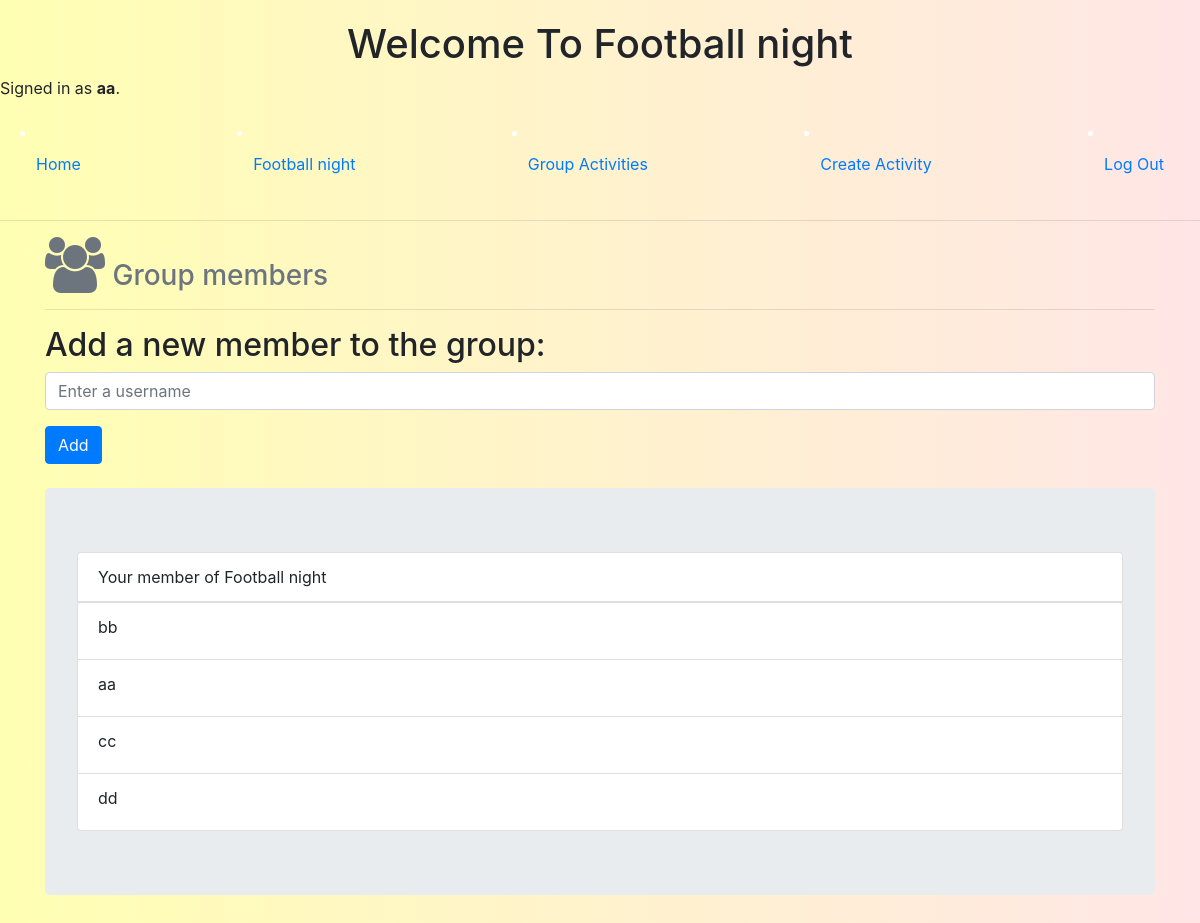
Page /showGroup/14 (signed in) on the committed database.
### GroupPlanner/models.py (models this page shows, shortened)
class Group(models.Model):
    groupName = models.CharField(max_length=50)
    timestamp = models.DateTimeField(auto_now_add = True)
    groupAdmin = models.CharField(max_length=50,blank=True, null=True)
    members = models.ManyToManyField(User, blank=True)
    category = models.CharField(max_length=15)

class User(AbstractUser):
    pass

### GroupPlanner/views.py (the view)
# urls.py: path("showGroup/<int:groupId>", views.showGroup, name="showGroup"),
@login_required
def showGroup(request, groupId):
    try:
        group = Group.objects.get(pk=groupId)
        numOfMembers = group.members.all().count()
        if numOfMembers > 0:
            members = group.members.all()
        else:
            members = None
        users_list = list(User.objects.all().exclude(pk=request.user.id))
        if members != None:
            for user in users_list:
                if user in members:
                    users_list.remove(user)
    except Group.DoesNotExist:
        return HttpResponse(status=404)
    return render(request, "GroupPlanner/showGroup.html",{
        "group": group,
        "members": members,
        "numOfMembers": numOfMembers,
        "users_list": users_list
    })

### GroupPlanner/templates/GroupPlanner/showGroup.html (shortened to what this page needs)
{% extends "GroupPlanner/layout.html" %}
{% load static %}
{%block header%}<h1 style="text-align: center;">Welcome To {{group.groupName}}</h1>{%endblock%}
{%block nav%}
<li class="nav-item">
  <a class="nav-link" href="{% url 'showGroup' group.id %}">{{group.groupName}}</a>
</li>
<li class="nav-item">
  <a class="nav-link" href="{% url 'groupActivities' group.id %}">Group Activities</a>
</li>
<li class="nav-item">
  <a class="nav-link" href="{% url 'createActivity' group.id %}">Create Activity</a>
</li>
<li class="nav-item">
  <a class="nav-link" href="{% url 'logout' %}">Log Out</a>
</li>
{%endblock%}
{% block body %}
<div id="{{group.id}}_membersList">
  <link rel="stylesheet" type="text/css" href="//netdna.bootstrapcdn.com/font-awesome/4.0.3/css/font-awesome.min.css">
  <div class="container bootstrap snippets bootdey">
    <div class="header">
      <h3 class="text-muted prj-name">
        <span class="fa fa-users fa-2x principal-title"></span>
        Group members
      </h3>
    </div>
    <hr>
    <div id="{{group.id}}_addNewMemeber">
      <h2>Add a new member to the group:</h2>
      <form id="compose-form">
        <div class="form-group">
          <input autofocus class="form-control" type="text" id="member" data-id="{{group.id}}"
            placeholder="Enter a username">
        </div>
        <input class="btn btn-primary" type="submit" value="Add">
      </form>
    </div>
    <br>
    <div class="jumbotron list-content">
      <ul class="list-group">
        <li href="#" class="list-group-item title">
          Your member of {{group.groupName}}
        </li>
        <div id="members_list_{{group.id}}">
          {%for m in members%}
          <li href="#" class="list-group-item text-left">
            <label class="name">
              {{m}}<br>
            </label>
          </li>
          {%endfor%}
        </div>
      </ul>
    </div>
  </div>
</div>
{% endblock %}

### GroupPlanner/templates/GroupPlanner/layout.html (shortened to what this page needs)
{% load static %}
<!DOCTYPE html>
<html lang="en">
    <head>
        <link rel="stylesheet" href="https://stackpath.bootstrapcdn.com/bootstrap/4.4.1/css/bootstrap.min.css">
        <link href="{% static 'GroupPlanner/styles.css' %}" rel="stylesheet">
    </head>
    <body>
        {%block header%}{%endblock%}
        <div>
            {% if user.is_authenticated %}
                Signed in as <strong>{{ user.username }}</strong>.
            {% else %}
                Not signed in.
            {% endif %}
        </div>
        <nav class="navbar">
            {% if user.is_authenticated %}
            <li class="nav-item">
                <a class="nav-link" href="{% url 'index' %}">Home</a>
            </li>
            {%block nav%}{%endblock%}
            {% endif %}
        </nav>
        <hr>
        {% block body %}
        {% endblock %}
    </body>
</html>

### GroupPlanner/static/GroupPlanner/styles.css (style rules this page uses)
body { background: #DFC2F2; background-image: linear-gradient(to right, #ffffb3, #ffe6e6); background-attachment: fixed; background-size: cover; position: flex; margin-top: 20px; }
.navbar { display: flex; align-items: center; justify-content: space-between; padding: 20px; color: #fff; }

### rows in the picture
Group: groupName "Football night"
User: username "aa"
User: username "bb"
User: username "cc"
User: username "dd"
